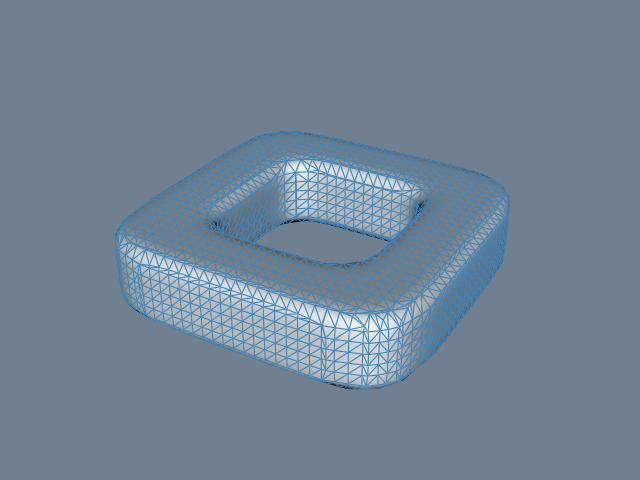

This chart was generated by the following Python code:
#!/usr/bin/env python

# Visualize an implicit superquadric by sampling it on a volume grid
# and extracting the zero isosurface with vtkContourFilter.

# Factory overrides: importing these modules registers the OpenGL rendering
# and interaction style implementations for vtkRenderingCore factory classes.
import vtkmodules.vtkInteractionStyle  # noqa: F401
import vtkmodules.vtkRenderingOpenGL2  # noqa: F401
# VTK pipeline classes used in this example
from vtkmodules.vtkCommonDataModel import vtkSuperquadric
from vtkmodules.vtkFiltersCore import vtkContourFilter
from vtkmodules.vtkImagingHybrid import vtkSampleFunction
from vtkmodules.vtkRenderingCore import (
    vtkActor,
    vtkPolyDataMapper,
    vtkRenderWindow,
    vtkRenderWindowInteractor,
    vtkRenderer,
)

# Colors (normalized RGB)
slate_gray_background_rgb = (0.439, 0.502, 0.565)
alice_blue_rgb = (0.941, 0.973, 1.000)
steel_blue_rgb = (0.275, 0.510, 0.706)

# Implicit function: a toroidal superquadric
superquadric = vtkSuperquadric()
superquadric.SetPhiRoundness(0.3)
superquadric.SetThetaRoundness(0.4)
superquadric.SetToroidal(1)
superquadric.SetSize(0.5)
superquadric.SetThickness(0.33)

# SampleFunction: evaluate the superquadric on a 60x60x60 grid
sample = vtkSampleFunction()
sample.SetImplicitFunction(superquadric)
sample.SetSampleDimensions(60, 60, 60)
sample.SetModelBounds(-1.0, 1.0, -1.0, 1.0, -1.0, 1.0)
sample.ComputeNormalsOff()

# Contour: extract the zero isosurface (the superquadric surface)
contour = vtkContourFilter()
contour.SetInputConnection(sample.GetOutputPort())
contour.SetValue(0, 0.0)

# Mapper: map the contour surface to graphics primitives
mapper = vtkPolyDataMapper()
mapper.SetInputConnection(contour.GetOutputPort())
mapper.ScalarVisibilityOff()

# Actor: assign the mapped geometry with visible edges
actor = vtkActor()
actor.SetMapper(mapper)
actor.GetProperty().SetColor(alice_blue_rgb)
actor.GetProperty().EdgeVisibilityOn()
actor.GetProperty().SetEdgeColor(steel_blue_rgb)

# Renderer: assemble the scene and configure the camera
renderer = vtkRenderer()
renderer.AddActor(actor)
renderer.SetBackground(slate_gray_background_rgb)

# Window: display the rendered scene
render_window = vtkRenderWindow()
render_window.AddRenderer(renderer)
render_window.SetWindowName("superquadric")
render_window.SetMultiSamples(0)
render_window.SetSize(640, 480)

# Interactor: handle mouse and keyboard events
render_window_interactor = vtkRenderWindowInteractor()
render_window_interactor.SetRenderWindow(render_window)

# Scene: configure the camera
renderer.ResetCamera()
renderer.GetActiveCamera().Azimuth(30)
renderer.GetActiveCamera().Elevation(30)
renderer.ResetCameraClippingRange()

render_window_interactor.Initialize()
render_window_interactor.Start()
